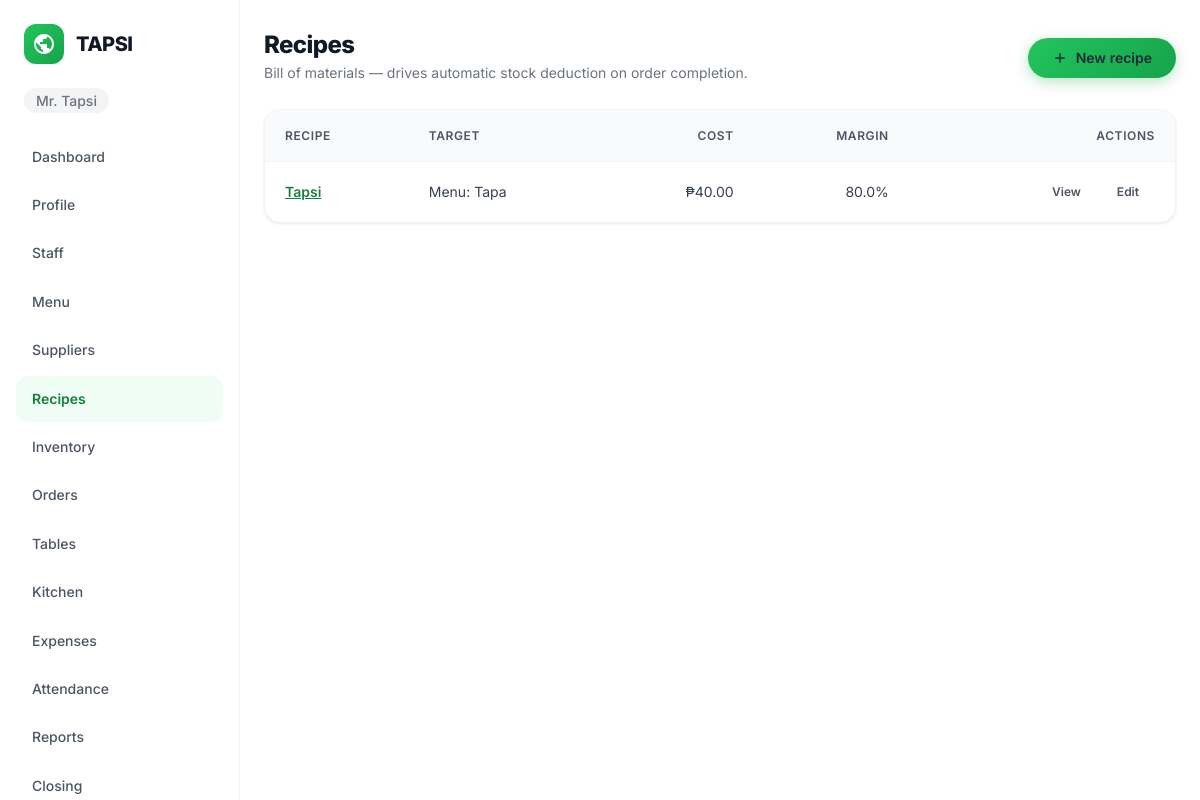
Page /recipes/ (signed in) on the committed database.
### accounts/models.py (models this page shows, shortened)
class User(AbstractUser):
    class Role(models.TextChoices):
        OWNER = "OWNER", "Owner"
        MANAGER = "MANAGER", "Manager"
        CASHIER = "CASHIER", "Cashier"
        KITCHEN = "KITCHEN", "Kitchen"
    username = models.CharField(max_length=254, unique=True, editable=False)
    email = models.EmailField(unique=True)
    restaurant = models.ForeignKey(Restaurant, on_delete=models.PROTECT, related_name="users", null=True, blank=True)
    role = models.CharField(max_length=10, choices=Role.choices, default=Role.CASHIER)
    phone = models.CharField(max_length=30, blank=True, validators=[RegexValidator(r"^[0-9+() -]*$", "Enter a valid phone number.")])
    avatar = models.FileField(upload_to="avatars/", blank=True)
    must_change_password = models.BooleanField(default=False)
    failed_login_count = models.PositiveSmallIntegerField(default=0)
    locked_until = models.DateTimeField(null=True, blank=True)
    pending_email = models.EmailField(blank=True)
    is_deleted = models.BooleanField(default=False)
    deleted_at = models.DateTimeField(null=True, blank=True)
    USERNAME_FIELD = "email"
    REQUIRED_FIELDS: list[str] = []
    objects = UserManager()
    class Meta:
        indexes = [
            models.Index(fields=["restaurant", "role"]),
            models.Index(fields=["restaurant", "is_active", "is_deleted"]),
        ]

class Restaurant(models.Model):
    name = models.CharField(max_length=150)
    address = models.TextField(blank=True)
    contact_number = models.CharField(max_length=30, blank=True)
    tin = models.CharField(max_length=30, blank=True)
    is_vat_registered = models.BooleanField(default=False)
    receipt_footer = models.CharField(max_length=255, blank=True)
    timezone = models.CharField(max_length=50, default="Asia/Manila", editable=False)
    created_at = models.DateTimeField(auto_now_add=True)

### recipes/models.py (models this page shows, shortened)
class Recipe(models.Model):
    restaurant_id = models.PositiveIntegerField(db_index=True)
    menu_item = models.ForeignKey(
        "menu.MenuItem",
        on_delete=models.CASCADE,
        null=True,
        blank=True,
        related_name="recipes",
    )
    addon = models.ForeignKey(
        "menu.AddOn",
        on_delete=models.CASCADE,
        null=True,
        blank=True,
        related_name="recipes",
    )
    name = models.CharField(max_length=160, blank=True)
    created_at = models.DateTimeField(auto_now_add=True)
    updated_at = models.DateTimeField(auto_now=True)
    class Meta:
        ordering = ("-updated_at",)
    @property
    def target(self):
        return self.menu_item or self.addon
    @property
    def cost(self):
        return sum(
            (line.ingredient.average_unit_cost * line.quantity for line in self.lines.all()),
            Decimal("0"),
        )
    @property
    def margin(self):
        target = self.target
        if not target:
            return None
        price = Decimal(target.price)
        if price <= 0:
            return None
        return ((price - self.cost) / price) * Decimal("100")

class RecipeIngredient(models.Model):
    recipe = models.ForeignKey(
        Recipe,
        on_delete=models.CASCADE,
        related_name="lines",
    )
    ingredient = models.ForeignKey(
        "inventory.Ingredient",
        on_delete=models.PROTECT,
        related_name="recipe_lines",
    )
    quantity = models.DecimalField(
        max_digits=12,
        decimal_places=3,
        validators=[MinValueValidator(0.001)],
    )
    class Meta:
        unique_together = ("recipe", "ingredient")
        ordering = ("id",)

### menu/models.py (models this page shows, shortened)
class MenuItem(models.Model):
    restaurant_id = models.PositiveIntegerField(db_index=True)
    category = models.ForeignKey(
        Category,
        on_delete=models.SET_NULL,
        null=True,
        blank=True,
        related_name="items",
    )
    name = models.CharField(max_length=120)
    description = models.TextField(blank=True)
    price = models.DecimalField(
        max_digits=12,
        decimal_places=2,
        validators=[MinValueValidator(0)],
    )
    prep_minutes = models.SmallIntegerField(default=10)
    is_available = models.BooleanField(default=True)
    image = models.ImageField(upload_to="menu_images/", blank=True)
    is_deleted = models.BooleanField(default=False)
    deleted_at = models.DateTimeField(null=True, blank=True)
    created_at = models.DateTimeField(auto_now_add=True)
    updated_at = models.DateTimeField(auto_now=True)
    class Meta:
        ordering = ("name",)

### inventory/models.py (models this page shows, shortened)
class Ingredient(models.Model):
    class UnitOfMeasure(models.TextChoices):
        GRAM = "g", "Gram (g)"
        KILOGRAM = "kg", "Kilogram (kg)"
        MILLILITER = "ml", "Milliliter (ml)"
        LITER = "L", "Liter (L)"
        PIECE = "pc", "Piece (pc)"
        PACK = "pack", "Pack"
    restaurant_id = models.PositiveIntegerField(db_index=True)
    name = models.CharField(max_length=100)
    unit_of_measure = models.CharField(
        max_length=10,
        choices=UnitOfMeasure.choices,
        default=UnitOfMeasure.PIECE,
    )
    minimum_stock = models.DecimalField(
        max_digits=12,
        decimal_places=2,
        default=0,
        validators=[MinValueValidator(0)],
    )
    average_unit_cost = models.DecimalField(
        max_digits=12,
        decimal_places=2,
        default=0,
        validators=[MinValueValidator(0)],
    )
    default_supplier_id = models.PositiveIntegerField(null=True, blank=True)
    is_deleted = models.BooleanField(default=False)
    deleted_at = models.DateTimeField(null=True, blank=True)
    created_at = models.DateTimeField(auto_now_add=True)
    updated_at = models.DateTimeField(auto_now=True)
    class Meta:
        ordering = ("name",)

### recipes/views.py (the view)
# urls.py: path("", views.recipe_list, name="recipe_list"),
@user_passes_test(_is_staff_or_manager)
def recipe_list(request):
    rid = _restaurant_id(request.user)
    recipes = Recipe.objects.filter(restaurant_id=rid).prefetch_related(
        "lines__ingredient", "menu_item", "addon"
    )
    return render(request, "recipes/recipe_list.html", {"recipes": recipes})

### accounts/models.py (called while the page is built)
    def get_queryset(self):
        return super().get_queryset().filter(is_deleted=False)

### recipes/views.py (called while the page is built)
def _is_staff_or_manager(user):
    return user.is_authenticated and user.role in {User.Role.OWNER, User.Role.MANAGER, User.Role.KITCHEN}

def _restaurant_id(user):
    return user.restaurant_id

### templates/recipes/recipe_list.html (shortened to what this page needs)
{% extends 'base.html' %}
{% block content %}
<div class="page-heading">
    <div>
        <h1>Recipes</h1>
        <p style="color: var(--gray-500); font-size: var(--font-size-sm); margin-top: var(--space-1);">Bill of materials — drives automatic stock deduction on order completion.</p>
    </div>
    <a class="btn btn-primary" href="{% url 'recipes:recipe_create' %}">
        <svg width="16" height="16" viewBox="0 0 24 24" fill="none" stroke="currentColor" stroke-width="2"><path d="M12 5v14M5 12h14"/></svg>
        New recipe
    </a>
</div>
<div class="table-card">
    <table>
        <thead>
            <tr>
                <th>Recipe</th>
                <th>Target</th>
                <th style="text-align: right;">Cost</th>
                <th style="text-align: right;">Margin</th>
                <th style="text-align: right;">Actions</th>
            </tr>
        </thead>
        <tbody>
            {% for recipe in recipes %}
            <tr>
                <td><a href="{% url 'recipes:recipe_detail' recipe.pk %}" style="color: var(--tapsi-700); font-weight: 600;">{{ recipe.name }}</a></td>
                <td>{% if recipe.menu_item %}Menu: {{ recipe.menu_item.name }}{% else %}Add-on: {{ recipe.addon.name }}{% endif %}</td>
                <td style="text-align: right;">₱{{ recipe.cost|floatformat:2 }}</td>
                <td style="text-align: right;">
                    {% if recipe.margin is None %}—{% else %}{{ recipe.margin|floatformat:1 }}%{% endif %}
                </td>
                <td style="text-align: right;">
                    <a href="{% url 'recipes:recipe_detail' recipe.pk %}" class="btn btn-ghost btn-sm">View</a>
                    <a href="{% url 'recipes:recipe_edit' recipe.pk %}" class="btn btn-ghost btn-sm">Edit</a>
                </td>
            </tr>
            {% endfor %}
        </tbody>
    </table>
</div>
{% endblock %}

### templates/base.html (shortened to what this page needs)
{% load static %}
<!doctype html>
<html lang="en">
<head>
    <link rel="stylesheet" href="{% static 'css/design/tokens.css' %}">
    <link rel="stylesheet" href="{% static 'css/design/components.css' %}">
    <link rel="stylesheet" href="{% static 'css/app.css' %}">
</head>
<body>
    {% if user.is_authenticated %}
    <aside class="sidebar">
        <a class="navbar-logo" href="{% url 'dashboard' %}">
            <div class="navbar-logo-icon">
            </div>
            <span class="navbar-logo-text">TAPSI</span>
        </a>
        <div class="sidebar-restaurant"><span class="nav-restaurant-name">{{ user.restaurant.name }}</span></div>
        <nav class="sidebar-nav">
            <ul class="sidebar-links">
                <li><a href="{% url 'dashboard' %}" class="{% if request.resolver_match.url_name == 'dashboard' %}active{% endif %}">Dashboard</a></li>
                <li><a href="{% url 'accounts:profile' %}" class="{% if request.resolver_match.url_name == 'profile' %}active{% endif %}">Profile</a></li>
                {% if user.role == 'OWNER' or user.role == 'MANAGER' %}
                <li><a href="{% url 'accounts:staff_list' %}" class="{% if request.resolver_match.url_name == 'staff_list' or request.resolver_match.url_name == 'create_staff' %}active{% endif %}">Staff</a></li>
                <li><a href="{% url 'menu:menu_list' %}" class="{% if 'menu' in request.resolver_match.app_name %}active{% endif %}">Menu</a></li>
                <li><a href="{% url 'suppliers:supplier_list' %}" class="{% if 'suppliers' in request.resolver_match.app_name %}active{% endif %}">Suppliers</a></li>
                <li><a href="{% url 'recipes:recipe_list' %}" class="{% if 'recipes' in request.resolver_match.app_name %}active{% endif %}">Recipes</a></li>
                {% endif %}
                <li><a href="{% url 'inventory:ingredient_list' %}" class="{% if 'inventory' in request.resolver_match.app_name %}active{% endif %}">Inventory</a></li>
                <li><a href="{% url 'orders:order_list' %}" class="{% if 'orders' in request.resolver_match.app_name and request.resolver_match.url_name != 'table_list' %}active{% endif %}">Orders</a></li>
                <li><a href="{% url 'orders:table_list' %}" class="">Tables</a></li>
                <li><a href="{% url 'orders:kitchen_queue' %}" class="{% if request.resolver_match.url_name == 'kitchen_queue' %}active{% endif %}">Kitchen</a></li>
                {% if user.role == 'OWNER' or user.role == 'MANAGER' or user.role == 'CASHIER' %}
                <li><a href="{% url 'expenses:expense_list' %}" class="{% if 'expenses' in request.resolver_match.app_name %}active{% endif %}">Expenses</a></li>
                {% endif %}
                <li><a href="{% url 'employees:attendance_list' %}" class="{% if 'employees' in request.resolver_match.app_name %}active{% endif %}">Attendance</a></li>
                {% if user.role == 'OWNER' or user.role == 'MANAGER' %}
                <li><a href="{% url 'reports:daily_sales' %}" class="{% if 'reports' in request.resolver_match.app_name %}active{% endif %}">Reports</a></li>
                <li><a href="{% url 'closing:closing_list' %}" class="{% if 'closing' in request.resolver_match.app_name %}active{% endif %}">Closing</a></li>
                {% endif %}
            </ul>
        </nav>
    </aside>
    {% endif %}
    <main class="{% if user.is_authenticated %}app-main{% endif %}">
        <div class="container">
            {% block content %}{% endblock %}
        </div>
    </main>
</body>
</html>

### static/css/design/tokens.css (style rules this page uses)
:root { --tapsi-50: #f0fdf4; --tapsi-100: #dcfce7; --tapsi-200: #bbf7d0; --tapsi-300: #86efac; --tapsi-400: #4ade80; --tapsi-500: #22c55e; --tapsi-600: #16a34a; --tapsi-700: #15803d; --tapsi-800: #166534; --tapsi-900: #14532d; --gray-50: #f9fafb; --gray-100: #f3f4f6; --gray-200: #e5e7eb; --gray-300: #d1d5db; --gray-400: #9ca3af; --gray-500: #6b7280; --gray-600: #4b5563; --gray-700: #374151; --gray-800: #1f2937; --gray-900: #111827; --color-success: #22c55e; --color-warning: #f59e0b; --color-error: #ef4444; --color-info: #3b82f6; --surface-primary: #ffffff; --surface-secondary: #f9fafb; --surface-tertiary: #f3f4f6; --font-family: 'Inter', system-ui, -apple-system, BlinkMacSystemFont, 'Segoe UI', sans-serif; --font-size-xs: 0.75rem; --font-size-sm: 0.875rem; --font-size-base: 1rem; --font-size-lg: 1.125rem; --font-size-xl: 1.25rem; --font-size-2xl: 1.5rem; --font-size-3xl: 1.875rem; --font-size-4xl: 2.25rem; --font-size-5xl: 3rem; --font-weight-regular: 400; --font-weight-medium: 500; --font-weight-semibold: 600; --font-weight-bold: 700; --font-weight-extrabold:800; --line-height-tight: 1.1; --line-height-snug: 1.3; --line-height-normal: 1.6; --line-height-relaxed:1.75; --letter-spacing-tight: -0.025em; --letter-spacing-normal: 0; --letter-spacing-wide: 0.05em; --space-0: 0; --space-1: 0.25rem; --space-2: 0.5rem; --space-3: 0.75rem; --space-4: 1rem; --space-5: 1.25rem; --space-6: 1.5rem; --space-8: 2rem; --space-10: 2.5rem; --space-12: 3rem; --space-16: 4rem; --space-20: 5rem; --space-24: 6rem; --radius-sm: 6px; --radius-md: 8px; --radius-lg: 12px; --radius-xl: 16px; --radius-2xl: 20px; --radius-full: 9999px; --shadow-xs: 0 1px 2px rgba(0, 0, 0, 0.04); --shadow-sm: 0 1px 3px rgba(0, 0, 0, 0.06), 0 1px 2px rgba(0, 0, 0, 0.04); --shadow-md: 0 4px 6px -1px rgba(0, 0, 0, 0.06), 0 2px 4px -2px rgba(0, 0, 0, 0.04); --shadow-lg: 0 10px 15px -3px rgba(0, 0, 0, 0.07), 0 4px 6px -4px rgba(0, 0, 0, 0.04); --shadow-xl: 0 20px 25px -5px rgba(0, 0, 0, 0.08), 0 8px 10px -6px rgba(0, 0, 0, 0.04); --shadow-2xl: 0 25px 50px -12px rgba(0, 0, 0, 0.15); --shadow-inner: inset 0 2px 4px rgba(0, 0, 0, 0.04); --transition-fast: 150ms ease; --transition-base: 200ms ease; --transition-slow: 300ms ease; --transition-spring: 500ms cubic-bezier(0.34, 1.56, 0.64, 1); --z-dropdown: 10; --z-sticky: 20; --z-overlay: 30; --z-modal: 40; --z-toast: 50; --container-sm: 640px; --container-md: 768px; --container-lg: 1024px; --container-xl: 1200px; --container-2xl: 1400px; }

### static/css/design/components.css (style rules this page uses)
*, *::before, *::after { margin: 0; padding: 0; box-sizing: border-box; }
body { font-family: var(--font-family); font-size: var(--font-size-base); line-height: var(--line-height-normal); color: var(--gray-800); background: var(--surface-primary); -webkit-font-smoothing: antialiased; }
.btn { display: inline-flex; align-items: center; justify-content: center; gap: var(--space-2); padding: var(--space-3) var(--space-6); font-family: var(--font-family); font-size: var(--font-size-sm); font-weight: var(--font-weight-semibold); line-height: 1; text-decoration: none; border: none; border-radius: var(--radius-full); cursor: pointer; transition: all var(--transition-base); white-space: nowrap; }
.btn-primary { background: linear-gradient(135deg, var(--tapsi-500), var(--tapsi-600)); color: var(--white); box-shadow: 0 4px 14px rgba(22, 163, 74, 0.3); }
.btn-ghost { background: transparent; color: var(--gray-600); }
.btn-sm { padding: var(--space-2) var(--space-4); font-size: var(--font-size-xs); }
.navbar-logo { display: flex; align-items: center; gap: var(--space-3); text-decoration: none; }
.navbar-logo-icon { width: 40px; height: 40px; background: linear-gradient(135deg, var(--tapsi-500), var(--tapsi-600)); border-radius: var(--radius-lg); display: flex; align-items: center; justify-content: center; }
.navbar-logo-text { font-size: var(--font-size-xl); font-weight: var(--font-weight-extrabold); color: var(--gray-900); letter-spacing: var(--letter-spacing-tight); }

### rows in the picture
User: restaurant.name "Mr. Tapsi"
Recipe: name "Tapsi", menu_item.name "Tapa", cost "40.00", margin "80.0"
